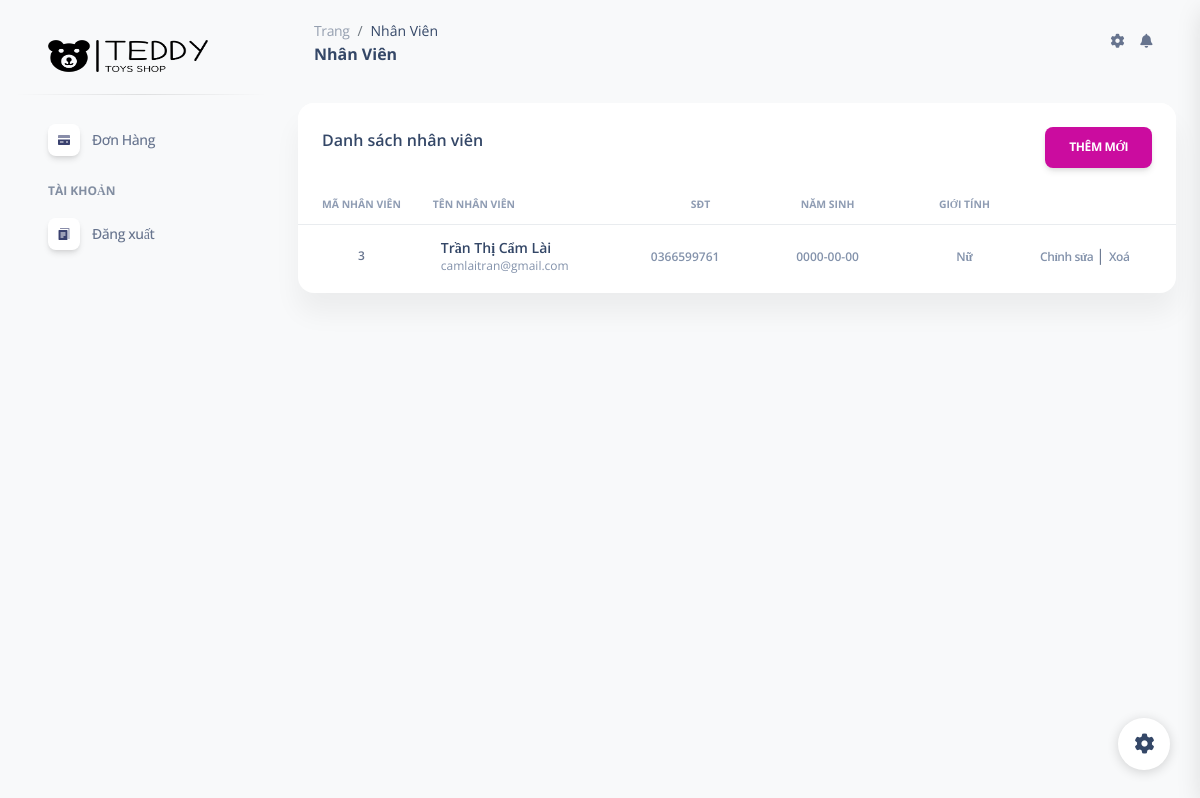
Page /admin/pages/nhanvien/index.php on the committed database.
### tables this page shows
CREATE TABLE `nhanvien` (
  `IDNhanVien` int(11) NOT NULL,
  `HoTenNhanVien` varchar(100) NOT NULL,
  `MatKhau` varchar(20) NOT NULL,
  `Email` varchar(50) NOT NULL,
  `SĐT` varchar(20) NOT NULL,
  `NamSinh` date NOT NULL,
  `GioiTinh` int(11) NOT NULL,
  `DiaChi` varchar(100) NOT NULL
);

### lib/database.php (called while the page is built, shortened)
<?php
class Database extends PDO
{
  public $host = DB_HOST;
  public $user = DB_USER;
  public $pass = DB_PASS;
  public $dbname = DB_NAME;
  public $link;
  private function connectDB()
  {
    $this->link = new mysqli(
      $this->host,
      $this->user,
      $this->pass,
      $this->dbname
    );
  }
  public function select($query)
  {
    $result = $this->link->query($query);
    if ($result->num_rows > 0) {
      return $result;
    } else {
      return false;
    }
  }
}

### controller/nhanvien.php (called while the page is built, shortened)
<?php
$filepath = realpath(dirname(__FILE__));
include_once $filepath . '/../lib/database.php';
?>
<?php
class NhanVien
{
    private $db;
    public function __construct()
    {
        $this->db = new Database();
    }
            ?>
            <?php
    public function getAll()
    {
        $query =
            "SELECT * FROM nhanvien";
        $result = $this->db->select($query);
        return $result;
    }
}

### admin/pages/nhanvien/index.php (the view, shortened to what this page needs)
<?php
include "../../../controller/nhanvien.php";
$nhanvien = new NhanVien();
$dsnhanvien = $nhanvien->getAll();
?>
<!DOCTYPE html>
<html lang="en">
<head>
    <link href="../assets/css/nucleo-icons.css" rel="stylesheet" />
    <link href="../assets/css/nucleo-svg.css" rel="stylesheet" />
    <link href="../../assets/css/nucleo-svg.css" rel="stylesheet" />
    <link id="pagestyle" href="../../assets/css/soft-ui-dashboard.css?v=1.0.3" rel="stylesheet" />
</head>
<body class="g-sidenav-show  bg-gray-100">
    <?php
    include "../../layouts/sidebar.php";
    ?>
    <main class="main-content position-relative max-height-vh-100 h-100 mt-1 border-radius-lg ">
        <nav class="navbar navbar-main navbar-expand-lg px-0 mx-4 shadow-none border-radius-xl" id="navbarBlur"
            navbar-scroll="true">
            <div class="container-fluid py-1 px-3">
                <nav aria-label="breadcrumb">
                    <ol class="breadcrumb bg-transparent mb-0 pb-0 pt-1 px-0 me-sm-6 me-5">
                        <li class="breadcrumb-item text-sm"><a class="opacity-5 text-dark" href="javascript:;">Trang</a>
                        </li>
                        <li class="breadcrumb-item text-sm text-dark active" aria-current="page">Nhân Viên</li>
                    </ol>
                    <h6 class="font-weight-bolder mb-0">Nhân Viên</h6>
                </nav>
                <div class="collapse navbar-collapse mt-sm-0 mt-2 me-md-0 me-sm-4" id="navbar">
                    <ul class="navbar-nav  justify-content-end">
                        <li class="nav-item px-3 d-flex align-items-center">
                            <a href="javascript:;" class="nav-link text-body p-0">
                                <i class="fa fa-cog fixed-plugin-button-nav cursor-pointer"></i>
                            </a>
                        </li>
                        <li class="nav-item dropdown pe-2 d-flex align-items-center">
                            <a href="javascript:;" class="nav-link text-body p-0" id="dropdownMenuButton"
                                data-bs-toggle="dropdown" aria-expanded="false">
                                <i class="fa fa-bell cursor-pointer"></i>
                            </a>
                        </li>
                    </ul>
                </div>
            </div>
        </nav>
        <div class="container-fluid py-4">
            <div class="row">
                <div class="col-12">
                    <div class="card mb-4">
                        <div class="card-header pb-0 d-flex justify-content-between">
                            <h6>Danh sách nhân viên</h6>
                            <a class="btn btn-primary" href="create.php">Thêm Mới</a>
                        </div>
                        <div class="card-body px-0 pt-0 pb-2">
                            <div class="table-responsive p-0">
                                <table class="table align-items-center mb-0">
                                    <thead>
                                        <tr>
                                            <th
                                                class="text-uppercase text-secondary text-xxs font-weight-bolder opacity-9" width="10%">
                                                Mã nhân viên</th>
                                            <th
                                                class="text-uppercase text-secondary text-xxs font-weight-bolder opacity-9 ps-2">
                                                Tên nhân viên</th>
                                            <th
                                                class="text-center text-uppercase text-secondary text-xxs font-weight-bolder opacity-9">
                                                SĐT</th>
                                            <th
                                                class="text-center text-uppercase text-secondary text-xxs font-weight-bolder opacity-9">
                                                Năm sinh</th>
                                            <th
                                                class="text-center text-uppercase text-secondary text-xxs font-weight-bolder opacity-9">
                                                Giới tính</th>
                                            <th class="text-secondary opacity-9"></th>
                                        </tr>
                                    </thead>
                                    <tbody>
                                        <?php
                                        if ($dsnhanvien) {
                                            foreach ($dsnhanvien as $key => $value) {
                                                ?>
                                                <tr>
                                                    <td class="align-middle text-center text-sm">
                                                        <p class="text-xs font-weight-bold mb-0">
                                                            <?= $value['IDNhanVien'] ?>
                                                        </p>
                                                    </td>
                                                    <td>
                                                        <div class="d-flex px-2 py-1">
                                                            <div class="d-flex flex-column justify-content-center">
                                                                <h6 class="mb-0 text-sm"><?= $value['HoTenNhanVien'] ?></h6>
                                                                <p class="text-xs text-secondary mb-0"><?= $value['Email'] ?>
                                                                </p>
                                                            </div>
                                                        </div>
                                                    </td>
                                                    <td>
                                                        <span
                                                            class="text-secondary text-xs font-weight-bold"><?= $value['SĐT'] ?></span>
                                                    </td>
                                                    <td class="align-middle text-center">
                                                        <span
                                                            class="text-secondary text-xs font-weight-bold"><?= $value['NamSinh'] ?></span>
                                                    </td>
                                                    <td class="align-middle text-center">
                                                        <span
                                                            class="text-secondary text-xs font-weight-bold"><?= $value['GioiTinh'] == 0 ? "Nữ" : "Nam" ?></span>
                                                    </td>
                                                    <td class="align-middle">
                                                        <a href="edit.php?id=<?= $value['IDNhanVien'] ?>" class="text-secondary font-weight-bold text-xs"
                                                            data-toggle="tooltip" data-original-title="Edit user">
                                                            Chỉnh sửa
                                                        </a>
                                                        |
                                                        <a href="?delete-id=<?= $value['IDNhanVien']?>" class="text-secondary font-weight-bold text-xs"
                                                            data-toggle="tooltip" data-original-title="Edit user">
                                                            Xoá
                                                        </a>
                                                    </td>
                                                </tr>
                                            <?php }
                                        } ?>
                                    </tbody>
                                </table>
                            </div>
                        </div>
                    </div>
                </div>
            </div>
            <footer class="footer pt-3  ">
            </footer>
        </div>
    </main>
    <div class="fixed-plugin">
        <a class="fixed-plugin-button text-dark position-fixed px-3 py-2">
            <i class="fa fa-cog py-2"> </i>
        </a>
    </div>
</body>
</html>

### rows in the picture
nhanvien: IDNhanVien "3", HoTenNhanVien "Trần Thị Cẩm Lài", Email "camlaitran@gmail.com", SĐT "0366599761", NamSinh "0000-00-00", GioiTinh "Nữ"
